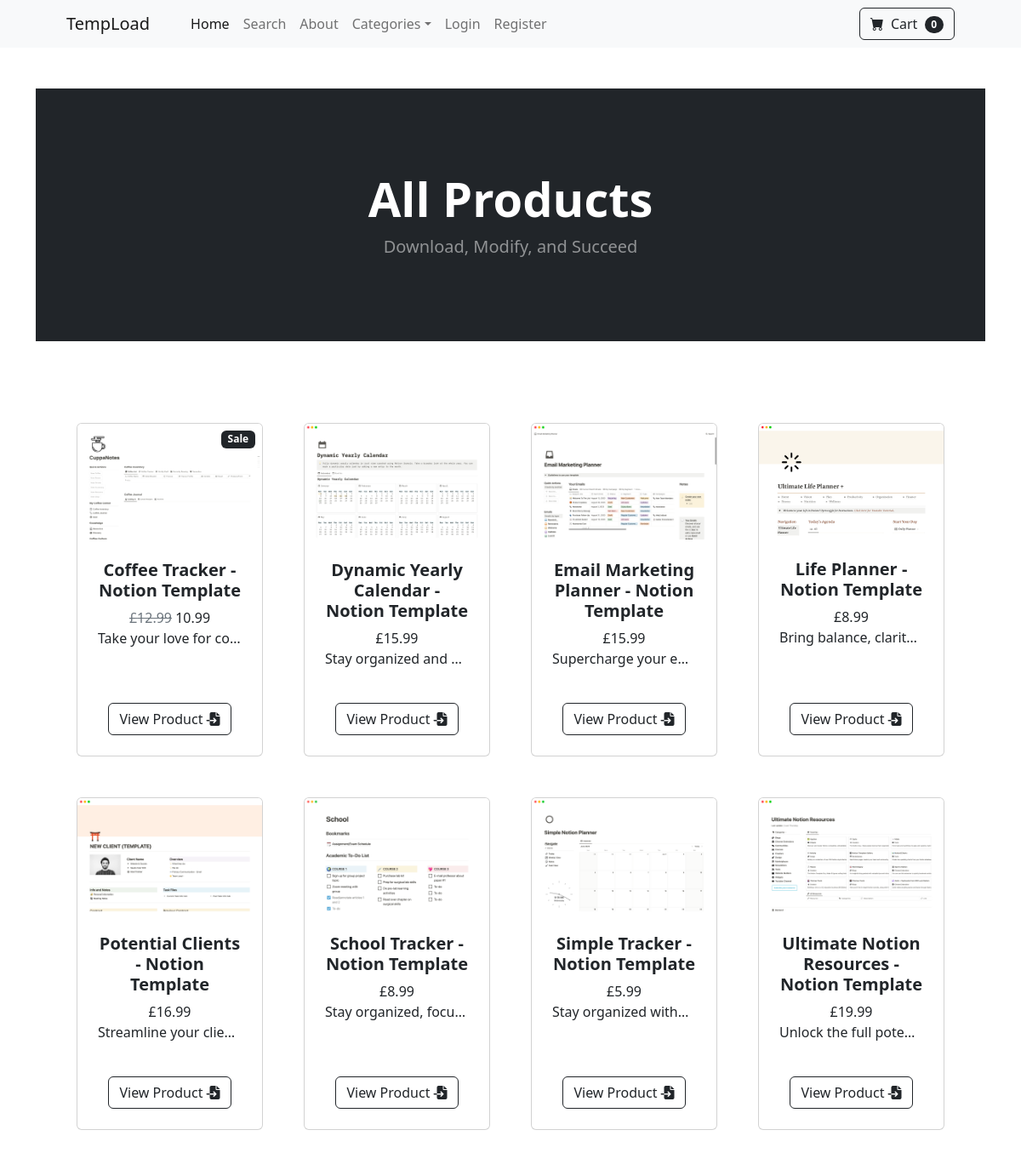
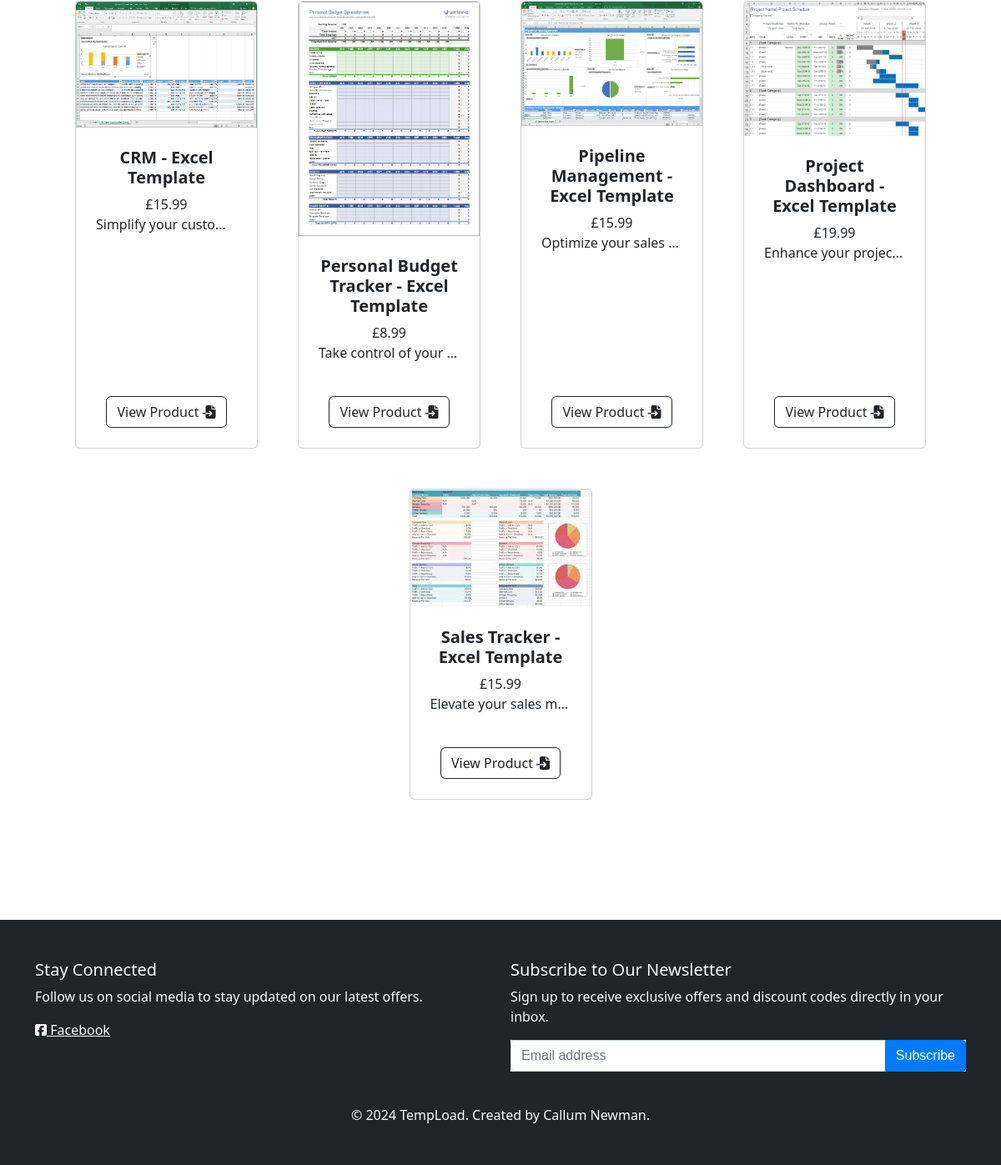
The page /allProducts/ on the database its author committed (2 pictures, top to bottom).
### store/models.py (models this page shows, shortened)
class Product(models.Model):
    name = models.CharField(max_length=100)
    price = models.DecimalField(default=0, decimal_places=2, max_digits=6)
    category = models.ForeignKey(Category, on_delete=models.CASCADE, default=1)
    description = models.CharField(max_length=250, default='', blank=True, null=True)
    image = models.ImageField(upload_to='uploads/product.')
    isSale = models.BooleanField(default=False)
    salePrice = models.DecimalField(default=0, decimal_places=2, max_digits=6)

### store/views.py (the view)
# urls.py: path('allProducts/',views.allProducts, name='allProducts'),
def allProducts(request):
    products = Product.objects.all()
    return render(request, 'allProducts.html', {'products':products})

### cart/cart.py (called while the page is built)
    def __len__(self):
        return len(self.cart)

### cart/cartProcessors.py (called while the page is built)
def cart(request):
    return {'cart':Cart(request)}

### store/templates/allProducts.html
{% extends 'base.html'%} {% block content %}
<header class="bg-dark py-5">
  <div class="container px-4 px-lg-5 my-5">
    <div class="text-center text-white">
      <h1 class="display-4 fw-bolder">All Products</h1>
      <p class="lead fw-normal text-white-50 mb-0">Download, Modify, and Succeed</p>
    </div>
  </div>
</header>
<section class="py-5">
  <div class="container px-4 px-lg-5 mt-5">
    <div
      class="row gx-4 gx-lg-5 row-cols-2 row-cols-md-3 row-cols-xl-4 justify-content-center"
    >
      {% for product in products %}
      <div class="col mb-5">
        <div class="card h-100">
          {% if product.isSale%}
          <div
            class="badge bg-dark text-white position-absolute"
            style="top: 0.5rem; right: 0.5rem"
          >
            Sale
          </div>
          {% endif %}
          <img
            class="card-img-top"
            src="{{product.image.url}}"
            alt="{{product.name}} Image"
          />
          <div class="card-body p-4">
            <div class="text-center">
              <h5 class="fw-bolder">{{product.name}}</h5>
              {% if product.isSale%}
              <span class="text-muted text-decoration-line-through"
                >£{{product.price}}</span
              >
              {{ product.salePrice}} {% else %}
              £{{product.price}} {% endif %}
              <p class="text-truncate" style="max-width: 200px">
                {{product.description}}
              </p>
            </div>
          </div>
          <div class="card-footer p-4 pt-0 border-top-0 bg-transparent">
            <div class="text-center">
              <a
                class="btn btn-outline-dark mt-auto"
                href="{% url 'product' product.id%}"
                >View Product <i class="fa-solid fa-file-import"></i
              ></a>
            </div>
          </div>
        </div>
      </div>
      {% endfor %}
    </div>
  </div>
</section>
{% endblock %}

### rows shown on the page
Product: isSale "Sale", image (picture), name "Coffee Tracker - Notion Template", price "12.99", salePrice "10.99", description "Take your love for co…"
Product: image (picture), name "Dynamic Yearly Calendar - Notion Template", price "15.99", description "Stay organized and…"
Product: image (picture), name "Email Marketing Planner - Notion Template", price "15.99", description "Supercharge your e…"
Product: image (picture), name "Life Planner - Notion Template", price "8.99", description "Bring balance, clarit…"
Product: image (picture), name "Potential Clients - Notion Template", price "16.99", description "Streamline your clie…"
Product: image (picture), name "School Tracker - Notion Template", price "8.99", description "Stay organized, focu…"
Product: image (picture), name "Simple Tracker - Notion Template", price "5.99", description "Stay organized with…"
Product: image (picture), name "Ultimate Notion Resources - Notion Template", price "19.99", description "Unlock the full pote…"
Product: image (picture), name "CRM - Excel Template", price "15.99", description "Simplify your custo…"
Product: image (picture), name "Personal Budget Tracker - Excel Template", price "8.99", description "Take control of your…"
Product: image (picture), name "Pipeline Management - Excel Template", price "15.99", description "Optimize your sales…"
Product: image (picture), name "Project Dashboard - Excel Template", price "19.99", description "Enhance your projec…"
Product: image (picture), name "Sales Tracker - Excel Template", price "15.99", description "Elevate your sales m…"

### other values the page prints
{{ cart|length }} "0"
